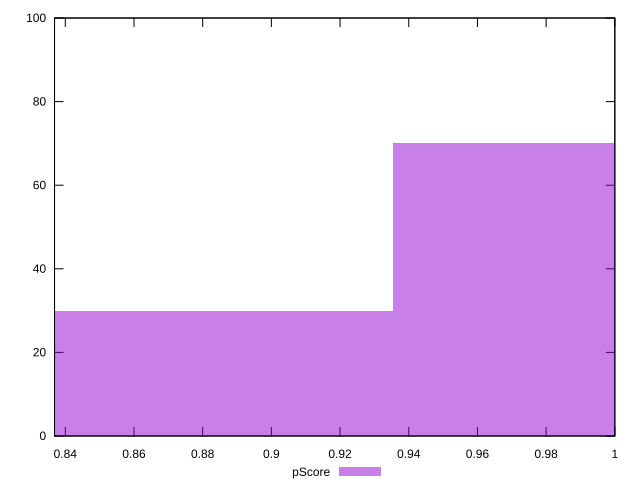

The script that saved this image:
reset

$pScore <<EOF
0.8730295617070847 30
0.9977480705223825 70
EOF

set key outside below
set boxwidth 0.12471850881529781
set xrange [0.836869166692098:1]
set yrange [0:100]
set trange [0:100]
set style fill transparent solid 0.5 noborder
set terminal svg size 640, 490 enhanced background rgb 'white'
set output "report_0_00242021-02-20T12:25:28.543Z/uses-rel-preconnect/samples/pages+cached+noadtech/pScore/histogram.svg"

plot $pScore title "pScore" with boxes

reset
